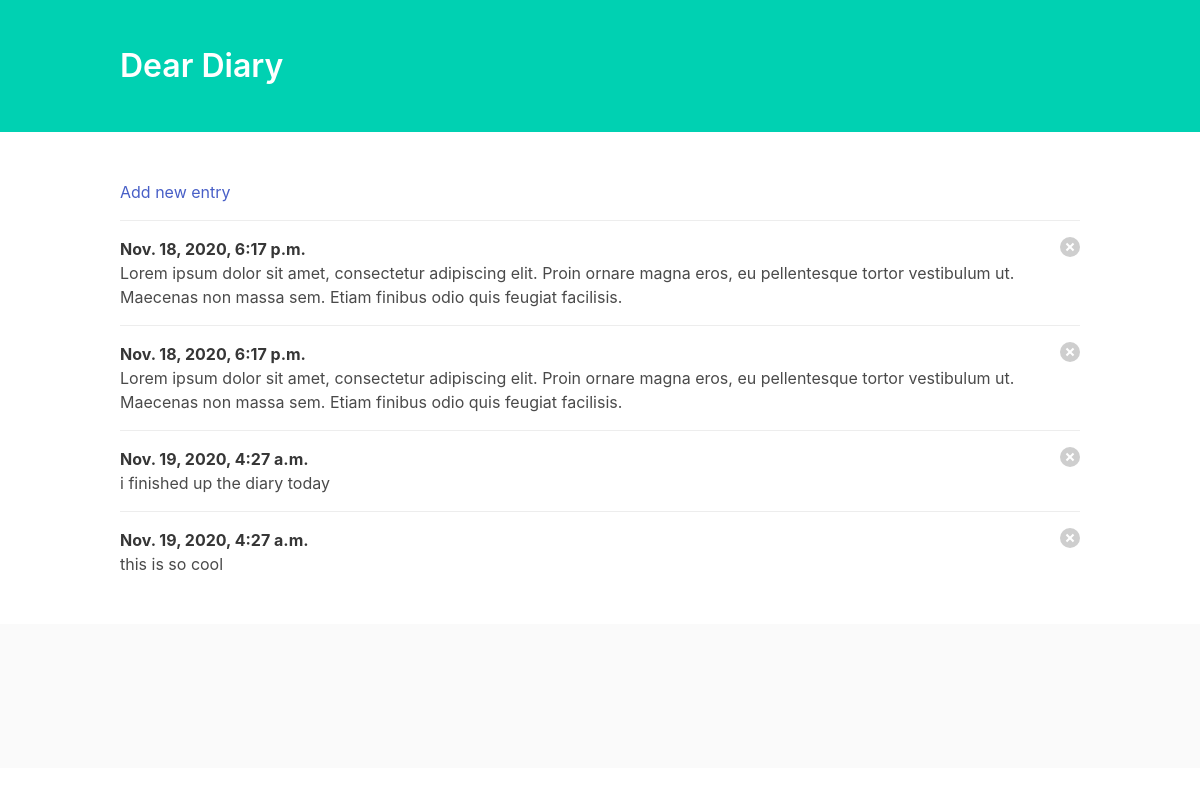
The page / on the database its author committed.
### entries/models.py (models this page shows, shortened)
class Entry(models.Model):
    text = models.TextField()
    date_posted = models.DateTimeField( auto_now_add=True)
    class Meta:
        verbose_name_plural = 'entries'

### entries/views.py (the view)
# urls.py: 2. Add a URL to urlpatterns:  path('', views.home, name='home')
def home(request):
    entries = Entry.objects.all()
    context= {
    'entries': entries
    }
    return render( request, 'home.html',  context)

### entries/templates/home.html (shortened to what this page needs)
<!DOCTYPE html>
<html lang="en">
<head>
    <link rel="stylesheet" href="https://cdnjs.cloudflare.com/ajax/libs/bulma/0.6.2/css/bulma.min.css" />
</head>
<body>
    <section class="hero is-primary">
        <div class="hero-body">
            <div class="container">
                <h1 class="title">
                    Dear Diary
                </h1>
            </div>
        </div>
    </section>
    <section class="section">
        <div class="container">
            <article class="media">
                <div class="media-content">
                    <div class="content">
                        <a href=" {% url 'add' %}">Add new entry</a>
                    </div>
                </div>
            </article>
                {% for entry in entries %}
                        <article class="media">
                                    <div class="media-content">
                                        <div class="content">
                                            <p>
                                                <strong> {{entry.date_posted}}  </strong>
                                                <br> {{entry.text}}
                                            </p>
                                        </div>
                                    </div>
                                    <div class="media-rigt">
                                        <a href=" {% url 'delete' entry.text %} ">   <button class="delete"> </button>  </a>
                                    </div>
                                </article>
                {% endfor %}
        </div>
    </section>
    <footer class="footer">
    </footer>
</body>
</html>

### rows shown on the page
Entry: date_posted "Nov. 18, 2020, 6:17 p.m.", text "Lorem ipsum dolor sit amet, consectetur adipiscing elit. Proin ornare magna eros, eu pellentesque tortor vestibulum ut. Maecenas non massa sem. Etiam finibus odio quis feugiat facilisis."
Entry: date_posted "Nov. 18, 2020, 6:17 p.m.", text "Lorem ipsum dolor sit amet, consectetur adipiscing elit. Proin ornare magna eros, eu pellentesque tortor vestibulum ut. Maecenas non massa sem. Etiam finibus odio quis feugiat facilisis."
Entry: date_posted "Nov. 19, 2020, 4:27 a.m.", text "i finished up the diary today"
Entry: date_posted "Nov. 19, 2020, 4:27 a.m.", text "this is so cool"
